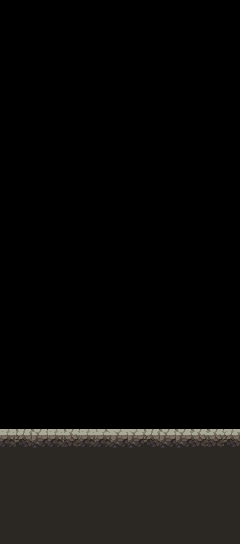

A level layout from a 2D game, rendered from its tile map. Below: a short description, then the map file with its tile-grid data intact:
An orthogonal 15x34 tile map with 16x16 px tiles, 2 tile layers (Background 0, Ground), 2 tilesets and 1 object (Rock).

<map version="1.9" tiledversion="1.9.0" orientation="orthogonal" renderorder="right-down" width="15" height="34" tilewidth="16" tileheight="16" infinite="0" nextlayerid="7" nextobjectid="15">
 <tileset firstgid="1" source="../Tileset/TileSet.tsx" />
 <tileset firstgid="183" source="../Tileset/TileSet.tsx" />
 <layer id="3" name="Background 0" width="15" height="34">
  <data encoding="csv">
0,0,0,0,0,0,0,0,0,0,0,0,0,0,0,
0,0,0,0,0,0,0,0,0,0,0,0,0,0,0,
0,0,0,0,0,0,0,0,0,0,0,0,0,0,0,
0,0,0,0,0,0,0,0,0,0,0,0,0,0,0,
0,0,0,0,0,0,0,0,0,0,0,0,0,0,0,
0,0,0,0,0,0,0,0,0,0,0,0,0,0,0,
0,0,0,0,0,0,0,0,0,0,0,0,0,0,0,
0,0,0,0,0,0,0,0,0,0,0,0,0,0,0,
0,0,0,0,0,0,0,0,0,0,0,0,0,0,0,
0,0,0,0,0,0,0,0,0,0,0,0,0,0,0,
0,0,0,0,0,0,0,0,0,0,0,0,0,0,0,
0,0,0,0,0,0,0,0,0,0,0,0,0,0,0,
0,0,0,0,0,0,0,0,0,0,0,0,0,0,0,
0,0,0,0,0,0,0,0,0,0,0,0,0,0,0,
0,0,0,0,0,0,0,0,0,0,0,0,0,0,0,
0,0,0,0,0,0,0,0,0,0,0,0,0,0,0,
0,0,0,0,0,0,0,0,0,0,0,0,0,0,0,
0,0,0,0,0,0,0,0,0,0,0,0,0,0,0,
0,0,0,0,0,0,0,0,0,0,0,0,0,0,0,
0,0,0,0,0,0,0,0,0,0,0,0,0,0,0,
0,0,0,0,0,0,0,0,0,0,0,0,0,0,0,
0,0,0,0,0,0,0,0,0,0,0,0,0,0,0,
0,0,0,0,0,0,0,0,0,0,0,0,0,0,0,
0,0,0,0,0,0,0,0,0,0,0,0,0,0,0,
0,0,0,0,0,0,0,0,0,0,0,0,0,0,0,
0,0,0,0,0,0,0,0,0,0,0,0,0,0,0,
0,0,0,0,0,0,0,0,0,0,0,0,0,0,0,
122,122,122,122,122,122,122,122,122,122,122,122,122,122,122,
122,122,122,122,122,122,122,122,122,122,122,122,122,122,122,
122,122,122,122,122,122,122,122,122,122,122,122,122,122,122,
122,122,122,122,122,122,122,122,122,122,122,122,122,122,122,
122,122,122,122,122,122,122,122,122,122,122,122,122,122,122,
122,122,122,122,122,122,122,122,122,122,122,122,122,122,122,
122,122,122,122,122,122,122,122,122,122,122,122,122,122,122
</data>
 </layer>
 <layer id="1" name="Ground" width="15" height="34">
  <data encoding="csv">
0,0,0,0,0,0,0,0,0,0,0,0,0,0,0,
0,0,0,0,0,0,0,0,0,0,0,0,0,0,0,
0,0,0,0,0,0,0,0,0,0,0,0,0,0,0,
0,0,0,0,0,0,0,0,0,0,0,0,0,0,0,
0,0,0,0,0,0,0,0,0,0,0,0,0,0,0,
0,0,0,0,0,0,0,0,0,0,0,0,0,0,0,
0,0,0,0,0,0,0,0,0,0,0,0,0,0,0,
0,0,0,0,0,0,0,0,0,0,0,0,0,0,0,
0,0,0,0,0,0,0,0,0,0,0,0,0,0,0,
0,0,0,0,0,0,0,0,0,0,0,0,0,0,0,
0,0,0,0,0,0,0,0,0,0,0,0,0,0,0,
0,0,0,0,0,0,0,0,0,0,0,0,0,0,0,
0,0,0,0,0,0,0,0,0,0,0,0,0,0,0,
0,0,0,0,0,0,0,0,0,0,0,0,0,0,0,
0,0,0,0,0,0,0,0,0,0,0,0,0,0,0,
0,0,0,0,0,0,0,0,0,0,0,0,0,0,0,
0,0,0,0,0,0,0,0,0,0,0,0,0,0,0,
0,0,0,0,0,0,0,0,0,0,0,0,0,0,0,
0,0,0,0,0,0,0,0,0,0,0,0,0,0,0,
0,0,0,0,0,0,0,0,0,0,0,0,0,0,0,
0,0,0,0,0,0,0,0,0,0,0,0,0,0,0,
0,0,0,0,0,0,0,0,0,0,0,0,0,0,0,
0,0,0,0,0,0,0,0,0,0,0,0,0,0,0,
0,0,0,0,0,0,0,0,0,0,0,0,0,0,0,
0,0,0,0,0,0,0,0,0,0,0,0,0,0,0,
0,0,0,0,0,0,0,0,0,0,0,0,0,0,0,
237,234,234,237,234,237,236,237,237,234,234,234,234,234,237,
66,69,67,66,68,66,66,67,67,69,67,67,68,68,69,
80,80,80,80,80,80,80,80,80,80,80,80,80,80,80,
80,80,81,82,80,80,80,80,80,80,80,80,80,80,80,
94,80,80,80,80,80,94,94,94,94,94,94,94,94,80,
108,94,94,94,94,94,108,108,108,108,108,108,108,108,94,
80,80,80,80,80,80,80,80,80,80,80,80,80,80,81,
94,94,94,94,94,94,94,94,94,94,94,94,94,80,80
</data>
 </layer>
 <objectgroup color="#55aa00" id="6" name="Rock">
  <object id="14" name="Rock" x="192" y="432">
   <point />
  </object>
 </objectgroup>
</map>
